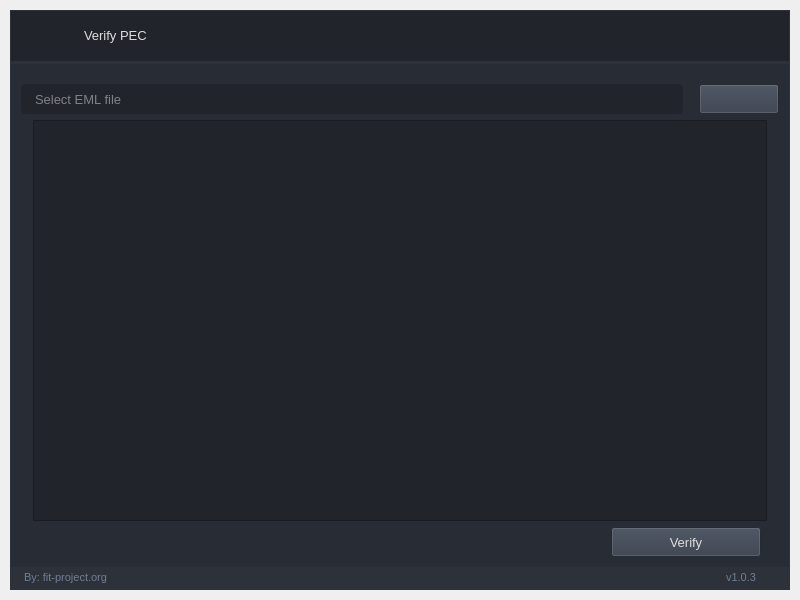
<?xml version="1.0" encoding="UTF-8"?>
<ui version="4.0">
 <author>Fabio Zito</author>
 <class>fit_verify_pec</class>
 <widget class="QMainWindow" name="fit_verify_pec">
  <property name="geometry">
   <rect>
    <x>0</x>
    <y>0</y>
    <width>800</width>
    <height>600</height>
   </rect>
  </property>
  <property name="minimumSize">
   <size>
    <width>800</width>
    <height>600</height>
   </size>
  </property>
  <property name="windowTitle">
   <string>FIT Verify PEC</string>
  </property>
  <widget class="QWidget" name="styleSheet">
   <property name="styleSheet">
    <string notr="true">

QWidget{
	color: rgb(221, 221, 221);
	font: 13px;
}

/* Tooltip */
QToolTip {
	color: #e06133;
	background-color: rgba(33, 37, 43, 180);
	border: 1px solid rgb(44, 49, 58);
	background-image: none;
	background-position: left center;
    background-repeat: no-repeat;
	border: none;
	border-left: 2px solid rgb(224, 97, 51);
	text-align: left;
	padding-left: 8px;
	margin: 0px;
}

/* Bg App*/
#bg_app {	
	background-color: rgb(40, 44, 52);
	border: 1px solid rgb(44, 49, 58);
}

/* Title Menu */
#title_right_info { font: 13px; }
#title_right_info { padding-left: 10px; }

/* Content App */
#content_top_bg{	
	background-color: rgb(33, 37, 43);
}
#content_bottom{
	border-top: 3px solid rgb(44, 49, 58);
}

/* Top Buttons */
#right_buttons_container .QPushButton { background-color: rgba(255, 255, 255, 0); border: none;  border-radius: 5px; }
#right_buttons_container .QPushButton:hover { background-color: rgb(44, 49, 57); border-style: solid; border-radius: 4px; }
#right_buttons_container .QPushButton:pressed { background-color: rgb(23, 26, 30); border-style: solid; border-radius: 4px; }


/* Bottom Bar */
#bottom_bar { background-color: rgb(44, 49, 58); }
#bottom_bar QLabel { font-size: 11px; color: rgb(113, 126, 149); padding-left: 10px; padding-right: 10px; padding-bottom: 2px; }


#content .QLabel:disabled {color: rgba(255, 255, 255, 10%) }
#content .QDateEdit:disabled {color: rgba(255, 255, 255, 10%) }
#content .QLineEdit:disabled {color: rgba(255, 255, 255, 10%) }

#content .QPushButton:disabled {background-color: rgb(52, 59, 72); color: rgba(255, 255, 255, 10%) }
#content .QPushButton:hover { background-color: rgb(44, 49, 57);}
#content .QPushButton:pressed { background-color: rgb(44, 49, 57);}
#content .QPushButton {background-color: rgb(52, 59, 72); }

#content .QDateEdit {
	border-radius: 5px;
	border: 2px solid rgb(33, 37, 43);
	padding-left: 10px;
}

#content .QDateEdit:hover {
	border: 2px solid rgb(64, 71, 88);
}
#content .QDateEdit:focus {
	border: 2px solid rgb(91, 101, 124);
}

#content .QDateEdit::up-button, QDateEdit::down-button {
    border: none;
    padding-right: 5px;
}

QDateEdit::up-button {
    subcontrol-position: top right;
}

QDateEdit::down-button {
    subcontrol-position: bottom right;
}

/* now, the magic begins */

#content .QDateEdit::up-arrow, QDateEdit::down-arrow {
    /* a default color for the &quot;border&quot; (aka, the arrow) */
    border: 5px solid white;

    /* right and left borders will be transparent */
    border-left-color: rgba(255, 255, 255, 0);
    border-right-color: rgba(255, 255, 255, 0);

    /* basic &quot;null&quot; size as above */
    width: 0;
    height: 0;
}

/* set up the up arrow states */

#content .QDateEdit::up-arrow {
    /*
        we want to show the &quot;down border&quot; alone, so we make the 
        opposite one (the top) invisible and **empty**
    */
    border-top: none;
}

#content .QDateEdit::up-arrow:hover {
    border-bottom-color: rgb(57, 65, 80);
}

#content .QDateEdit::up-arrow:pressed {
    border-bottom-color: white;
}

#content .QDateEdit::up-arrow:disabled, QDateEdit::up-arrow:off {
    /*
        use the &quot;mid&quot; color role as a disabled/invalid arrow
        state; since this rule is stated *after*, it will take
        precedence in case it matches;
    */
    border-bottom-color: rgb(52, 59, 72);
}

/*
    set up the down arrow states, similarly to the above, but
    using the opposite border when relevant.
*/

#content .QDateEdit::down-arrow {
    border-bottom: none;
}

#content .QDateEdit::down-arrow:hover {
    border-bottom-color: rgb(57, 65, 80);
}

#content .QDateEdit::down-arrow:pressed {
    border-top-color: white;
}

#content .QDateEdit::down-arrow:disabled, QDateEdit::down-arrow:off {
    border-top-color: rgb(52, 59, 72);
}

/* LineEdit */
QLineEdit {
	background-color: rgb(33, 37, 43);
	border-radius: 5px;
	border: 2px solid rgb(33, 37, 43);
	padding-left: 10px;
	selection-color: rgb(255, 255, 255);
	selection-background-color: rgb(255, 121, 198);
}
QLineEdit:hover {
	border: 2px solid rgb(64, 71, 88);
}
QLineEdit:focus {
	border: 2px solid rgb(91, 101, 124);
}

/* QDateEdit */
QDateEdit {
	background-color: rgb(33, 37, 43);
	border-radius: 5px;
	border: 2px solid rgb(33, 37, 43);
	padding-left: 10px;
}

/* ScrollBars */
QScrollBar:horizontal {
    border: none;
    background: rgb(52, 59, 72);
    height: 8px;
    margin: 0px 21px 0 21px;
	border-radius: 0px;
}
QScrollBar::handle:horizontal {
    background: rgb(52, 59, 72);
    min-width: 25px;
	border-radius: 4px
}
QScrollBar::add-line:horizontal {
    border: none;
    background: rgb(55, 63, 77);
    width: 20px;
	border-top-right-radius: 4px;
    border-bottom-right-radius: 4px;
    subcontrol-position: right;
    subcontrol-origin: margin;
}
QScrollBar::sub-line:horizontal {
    border: none;
    background: rgb(55, 63, 77);
    width: 20px;
	border-top-left-radius: 4px;
    border-bottom-left-radius: 4px;
    subcontrol-position: left;
    subcontrol-origin: margin;
}
QScrollBar::up-arrow:horizontal, QScrollBar::down-arrow:horizontal{
     background: none;
}
QScrollBar::add-page:horizontal, QScrollBar::sub-page:horizontal{
     background: none;
}
 QScrollBar:vertical {
	border: none;
    background: rgb(52, 59, 72);
    width: 8px;
    margin: 21px 0 21px 0;
	border-radius: 0px;
 }
 QScrollBar::handle:vertical {	
	background: rgb(52, 59, 72);
    min-height: 25px;
	border-radius: 4px
 }
 QScrollBar::add-line:vertical {
     border: none;
    background: rgb(55, 63, 77);
     height: 20px;
	border-bottom-left-radius: 4px;
    border-bottom-right-radius: 4px;
     subcontrol-position: bottom;
     subcontrol-origin: margin;
 }
 QScrollBar::sub-line:vertical {
	border: none;
    background: rgb(55, 63, 77);
     height: 20px;
	border-top-left-radius: 4px;
    border-top-right-radius: 4px;
     subcontrol-position: top;
     subcontrol-origin: margin;
 }
 QScrollBar::up-arrow:vertical, QScrollBar::down-arrow:vertical {
     background: none;
 }

 QScrollBar::add-page:vertical, QScrollBar::sub-page:vertical {
     background: none;
 }


QTreeView::indicator {
    border: 3px solid rgb(52, 59, 72);
	width: 15px;
	height: 15px;
	border-radius: 10px;
    background: rgb(44, 49, 60);
    margin:5px 3px 5px 3px;
}
QTreeView::indicator:hover {
    border: 3px solid rgb(58, 66, 81);
}
QTreeView::indicator:checked {
    background: 3px solid rgb(52, 59, 72);
	border: 3px solid rgb(52, 59, 72);	
	background-image: url(:/icons/cil-check-alt.png);
}

QTreeView::item{
    padding-bottom: 2px;
}


/* CheckBox */
QCheckBox::indicator {
    border: 3px solid rgb(52, 59, 72);
	width: 15px;
	height: 15px;
	border-radius: 10px;
    background: rgb(44, 49, 60);
    margin:0px 3px 0px 3px;
}
QCheckBox::indicator:hover {
    border: 3px solid rgb(58, 66, 81);
}
QCheckBox::indicator:checked {
    background: 3px solid rgb(52, 59, 72);
	border: 3px solid rgb(52, 59, 72);	
	background-image: url(:/icons/cil-check-alt.png);
}

QCheckBox::disabled {color: rgba(255, 255, 255, 10%) }

/* ComboBox */
QComboBox{
	background-color: rgb(33, 37, 43);
	border-radius: 5px;
	border: 2px solid rgb(33, 37, 43);
    padding-bottom: 5px;
    padding-top: 5px;
    padding-left: 10px;

}
QComboBox:hover{
	border: 2px solid rgb(64, 71, 88);
}
QComboBox::drop-down {
	subcontrol-origin: padding;
	subcontrol-position: top right;
	width: 25px; 
	border-left-width: 3px;
	border-left-color: rgba(39, 44, 54, 150);
	border-left-style: solid;
	border-top-right-radius: 3px;
	border-bottom-right-radius: 3px;	
	background-image: url(:/icons/cil-arrow-bottom.png);
	background-position: center;
	background-repeat: no-reperat;
 }

QComboBox:!editable{
    selection-background-color: rgb(33, 37, 43);
}

QComboBox QAbstractItemView {
    border: none;
	background-color: rgb(0, 0, 0);
     padding:10px;
	selection-background-color: rgb(33, 37, 43);
}

/* RadioButton */
QRadioButton::indicator {
    border: 3px solid rgb(52, 59, 72);
	width: 15px;
	height: 15px;
	border-radius: 10px;
    background: rgb(44, 49, 60);
}
QRadioButton::indicator:hover {
    border: 3px solid rgb(58, 66, 81);
}
QRadioButton::indicator:checked {
    background: 3px solid rgb(94, 106, 130);
	border: 3px solid rgb(52, 59, 72);	
}

/* ComboBox */
QComboBox{
	background-color: rgb(33, 37, 43);
	border-radius: 5px;
	border: 2px solid rgb(33, 37, 43);
    padding-bottom: 5px;
    padding-top: 5px;
    padding-left: 10px;

}
QComboBox:hover{
	border: 2px solid rgb(64, 71, 88);
}
QComboBox::drop-down {
	subcontrol-origin: padding;
	subcontrol-position: top right;
	width: 25px; 
	border-left-width: 3px;
	border-left-color: rgba(39, 44, 54, 150);
	border-left-style: solid;
	border-top-right-radius: 3px;
	border-bottom-right-radius: 3px;	
	background-image: url(:/icons/cil-arrow-bottom.png);
	background-position: center;
	background-repeat: no-reperat;
 }

QComboBox:!editable{
    selection-background-color: rgb(33, 37, 43);
}

QComboBox QAbstractItemView {
    border: none;
	background-color: rgb(0, 0, 0);
     padding:10px;
	selection-background-color: rgb(33, 37, 43);
}
</string>
   </property>
   <layout class="QVBoxLayout" name="appMargins">
    <property name="spacing">
     <number>0</number>
    </property>
    <property name="leftMargin">
     <number>10</number>
    </property>
    <property name="topMargin">
     <number>10</number>
    </property>
    <property name="rightMargin">
     <number>10</number>
    </property>
    <property name="bottomMargin">
     <number>10</number>
    </property>
    <item>
     <widget class="QFrame" name="bg_app">
      <property name="styleSheet">
       <string notr="true"/>
      </property>
      <property name="frameShape">
       <enum>QFrame::NoFrame</enum>
      </property>
      <property name="frameShadow">
       <enum>QFrame::Raised</enum>
      </property>
      <layout class="QHBoxLayout" name="appLayout">
       <property name="spacing">
        <number>0</number>
       </property>
       <property name="leftMargin">
        <number>0</number>
       </property>
       <property name="topMargin">
        <number>0</number>
       </property>
       <property name="rightMargin">
        <number>0</number>
       </property>
       <property name="bottomMargin">
        <number>0</number>
       </property>
       <item>
        <widget class="QFrame" name="content_box">
         <property name="frameShape">
          <enum>QFrame::NoFrame</enum>
         </property>
         <property name="frameShadow">
          <enum>QFrame::Raised</enum>
         </property>
         <layout class="QVBoxLayout" name="verticalLayout_2">
          <property name="spacing">
           <number>0</number>
          </property>
          <property name="leftMargin">
           <number>0</number>
          </property>
          <property name="topMargin">
           <number>0</number>
          </property>
          <property name="rightMargin">
           <number>0</number>
          </property>
          <property name="bottomMargin">
           <number>0</number>
          </property>
          <item>
           <widget class="QFrame" name="content_top_bg">
            <property name="minimumSize">
             <size>
              <width>0</width>
              <height>50</height>
             </size>
            </property>
            <property name="maximumSize">
             <size>
              <width>16777215</width>
              <height>50</height>
             </size>
            </property>
            <property name="frameShape">
             <enum>QFrame::NoFrame</enum>
            </property>
            <property name="frameShadow">
             <enum>QFrame::Raised</enum>
            </property>
            <layout class="QHBoxLayout" name="horizontalLayout">
             <property name="spacing">
              <number>0</number>
             </property>
             <property name="leftMargin">
              <number>0</number>
             </property>
             <property name="topMargin">
              <number>0</number>
             </property>
             <property name="rightMargin">
              <number>10</number>
             </property>
             <property name="bottomMargin">
              <number>0</number>
             </property>
             <item>
              <widget class="QFrame" name="left_box">
               <property name="sizePolicy">
                <sizepolicy hsizetype="Expanding" vsizetype="Preferred">
                 <horstretch>0</horstretch>
                 <verstretch>0</verstretch>
                </sizepolicy>
               </property>
               <property name="frameShape">
                <enum>QFrame::NoFrame</enum>
               </property>
               <property name="frameShadow">
                <enum>QFrame::Raised</enum>
               </property>
               <layout class="QHBoxLayout" name="horizontalLayout_3">
                <property name="spacing">
                 <number>0</number>
                </property>
                <property name="leftMargin">
                 <number>0</number>
                </property>
                <property name="topMargin">
                 <number>0</number>
                </property>
                <property name="rightMargin">
                 <number>0</number>
                </property>
                <property name="bottomMargin">
                 <number>0</number>
                </property>
                <item>
                 <widget class="QFrame" name="logo_container">
                  <property name="minimumSize">
                   <size>
                    <width>60</width>
                    <height>0</height>
                   </size>
                  </property>
                  <property name="maximumSize">
                   <size>
                    <width>60</width>
                    <height>16777215</height>
                   </size>
                  </property>
                  <layout class="QHBoxLayout" name="horizontalLayout_8">
                   <property name="leftMargin">
                    <number>0</number>
                   </property>
                   <property name="topMargin">
                    <number>0</number>
                   </property>
                   <property name="rightMargin">
                    <number>0</number>
                   </property>
                   <property name="bottomMargin">
                    <number>0</number>
                   </property>
                   <item>
                    <widget class="QLabel" name="top_logo">
                     <property name="minimumSize">
                      <size>
                       <width>42</width>
                       <height>42</height>
                      </size>
                     </property>
                     <property name="maximumSize">
                      <size>
                       <width>42</width>
                       <height>42</height>
                      </size>
                     </property>
                     <property name="text">
                      <string/>
                     </property>
                     <property name="pixmap">
                      <pixmap resource="resources.qrc">:/images/images/logo-42x42.png</pixmap>
                     </property>
                    </widget>
                   </item>
                  </layout>
                 </widget>
                </item>
                <item>
                 <widget class="QLabel" name="title_right_info">
                  <property name="sizePolicy">
                   <sizepolicy hsizetype="Preferred" vsizetype="Expanding">
                    <horstretch>0</horstretch>
                    <verstretch>0</verstretch>
                   </sizepolicy>
                  </property>
                  <property name="maximumSize">
                   <size>
                    <width>16777215</width>
                    <height>45</height>
                   </size>
                  </property>
                  <property name="text">
                   <string>Verify PEC</string>
                  </property>
                  <property name="alignment">
                   <set>Qt::AlignLeading|Qt::AlignLeft|Qt::AlignVCenter</set>
                  </property>
                 </widget>
                </item>
               </layout>
              </widget>
             </item>
             <item alignment="Qt::AlignRight">
              <widget class="QFrame" name="right_buttons_container">
               <property name="minimumSize">
                <size>
                 <width>0</width>
                 <height>28</height>
                </size>
               </property>
               <property name="styleSheet">
                <string notr="true">font-size:18px;</string>
               </property>
               <property name="frameShape">
                <enum>QFrame::NoFrame</enum>
               </property>
               <property name="frameShadow">
                <enum>QFrame::Raised</enum>
               </property>
               <layout class="QHBoxLayout" name="horizontalLayout_2">
                <property name="spacing">
                 <number>5</number>
                </property>
                <property name="leftMargin">
                 <number>0</number>
                </property>
                <property name="topMargin">
                 <number>0</number>
                </property>
                <property name="rightMargin">
                 <number>0</number>
                </property>
                <property name="bottomMargin">
                 <number>0</number>
                </property>
                <item>
                 <widget class="QPushButton" name="minimize_button">
                  <property name="minimumSize">
                   <size>
                    <width>28</width>
                    <height>28</height>
                   </size>
                  </property>
                  <property name="maximumSize">
                   <size>
                    <width>28</width>
                    <height>28</height>
                   </size>
                  </property>
                  <property name="cursor">
                   <cursorShape>PointingHandCursor</cursorShape>
                  </property>
                  <property name="toolTip">
                   <string/>
                  </property>
                  <property name="text">
                   <string/>
                  </property>
                  <property name="icon">
                   <iconset resource="resources.qrc">
                    <normaloff>:/icons/icons/icon_minimize-disabled.png</normaloff>:/icons/icons/icon_minimize-disabled.png</iconset>
                  </property>
                  <property name="iconSize">
                   <size>
                    <width>20</width>
                    <height>20</height>
                   </size>
                  </property>
                 </widget>
                </item>
                <item>
                 <widget class="QPushButton" name="close_button">
                  <property name="minimumSize">
                   <size>
                    <width>28</width>
                    <height>28</height>
                   </size>
                  </property>
                  <property name="maximumSize">
                   <size>
                    <width>28</width>
                    <height>28</height>
                   </size>
                  </property>
                  <property name="cursor">
                   <cursorShape>PointingHandCursor</cursorShape>
                  </property>
                  <property name="toolTip">
                   <string/>
                  </property>
                  <property name="text">
                   <string/>
                  </property>
                  <property name="icon">
                   <iconset resource="resources.qrc">
                    <normaloff>:/icons/icons/icon_close-disabled.png</normaloff>:/icons/icons/icon_close-disabled.png</iconset>
                  </property>
                  <property name="iconSize">
                   <size>
                    <width>20</width>
                    <height>20</height>
                   </size>
                  </property>
                 </widget>
                </item>
               </layout>
              </widget>
             </item>
            </layout>
           </widget>
          </item>
          <item>
           <widget class="QFrame" name="content_bottom">
            <property name="frameShape">
             <enum>QFrame::NoFrame</enum>
            </property>
            <property name="frameShadow">
             <enum>QFrame::Raised</enum>
            </property>
            <layout class="QVBoxLayout" name="verticalLayout_6">
             <property name="spacing">
              <number>0</number>
             </property>
             <property name="leftMargin">
              <number>0</number>
             </property>
             <property name="topMargin">
              <number>0</number>
             </property>
             <property name="rightMargin">
              <number>0</number>
             </property>
             <property name="bottomMargin">
              <number>0</number>
             </property>
             <item>
              <widget class="QFrame" name="content">
               <property name="frameShape">
                <enum>QFrame::NoFrame</enum>
               </property>
               <property name="frameShadow">
                <enum>QFrame::Raised</enum>
               </property>
               <layout class="QHBoxLayout" name="horizontalLayout_4">
                <property name="spacing">
                 <number>0</number>
                </property>
                <property name="leftMargin">
                 <number>10</number>
                </property>
                <property name="topMargin">
                 <number>10</number>
                </property>
                <property name="rightMargin">
                 <number>10</number>
                </property>
                <property name="bottomMargin">
                 <number>10</number>
                </property>
                <item>
                 <widget class="QFrame" name="wrapper">
                  <property name="enabled">
                   <bool>true</bool>
                  </property>
                  <property name="styleSheet">
                   <string notr="true">QDateEdit::up-arraow{
color:red !important;
}</string>
                  </property>
                  <property name="frameShape">
                   <enum>QFrame::NoFrame</enum>
                  </property>
                  <layout class="QVBoxLayout" name="topFrameRight">
                   <property name="leftMargin">
                    <number>0</number>
                   </property>
                   <property name="topMargin">
                    <number>0</number>
                   </property>
                   <property name="rightMargin">
                    <number>0</number>
                   </property>
                   <property name="bottomMargin">
                    <number>0</number>
                   </property>
                   <item>
                    <widget class="QFrame" name="eml_folder_layout">
                     <property name="minimumSize">
                      <size>
                       <width>0</width>
                       <height>0</height>
                      </size>
                     </property>
                     <property name="maximumSize">
                      <size>
                       <width>16777215</width>
                       <height>16777215</height>
                      </size>
                     </property>
                     <property name="frameShape">
                      <enum>QFrame::NoFrame</enum>
                     </property>
                     <property name="frameShadow">
                      <enum>QFrame::Raised</enum>
                     </property>
                     <layout class="QHBoxLayout" name="logo_layout">
                      <property name="sizeConstraint">
                       <enum>QLayout::SetDefaultConstraint</enum>
                      </property>
                      <property name="leftMargin">
                       <number>0</number>
                      </property>
                      <property name="topMargin">
                       <number>10</number>
                      </property>
                      <property name="rightMargin">
                       <number>0</number>
                      </property>
                      <property name="bottomMargin">
                       <number>0</number>
                      </property>
                      <item>
                       <widget class="QLineEdit" name="eml_folder_input">
                        <property name="minimumSize">
                         <size>
                          <width>0</width>
                          <height>30</height>
                         </size>
                        </property>
                        <property name="maximumSize">
                         <size>
                          <width>16777215</width>
                          <height>16777215</height>
                         </size>
                        </property>
                        <property name="styleSheet">
                         <string notr="true">background-color: rgb(33, 37, 43);</string>
                        </property>
                        <property name="text">
                         <string/>
                        </property>
                        <property name="placeholderText">
                         <string>Select EML file</string>
                        </property>
                       </widget>
                      </item>
                      <item>
                       <spacer name="eml_folder_horizontal_spacer">
                        <property name="orientation">
                         <enum>Qt::Horizontal</enum>
                        </property>
                        <property name="sizeType">
                         <enum>QSizePolicy::Minimum</enum>
                        </property>
                        <property name="sizeHint" stdset="0">
                         <size>
                          <width>10</width>
                          <height>20</height>
                         </size>
                        </property>
                       </spacer>
                      </item>
                      <item>
                       <widget class="QPushButton" name="eml_folder_button">
                        <property name="minimumSize">
                         <size>
                          <width>80</width>
                          <height>30</height>
                         </size>
                        </property>
                        <property name="maximumSize">
                         <size>
                          <width>16777215</width>
                          <height>16777215</height>
                         </size>
                        </property>
                        <property name="cursor">
                         <cursorShape>PointingHandCursor</cursorShape>
                        </property>
                        <property name="styleSheet">
                         <string notr="true">background-color: rgb(52, 59, 72);</string>
                        </property>
                        <property name="text">
                         <string/>
                        </property>
                        <property name="icon">
                         <iconset resource="resources.qrc">
                          <normaloff>:/icons/icons/cil-folder-open.png</normaloff>:/icons/icons/cil-folder-open.png</iconset>
                        </property>
                       </widget>
                      </item>
                     </layout>
                    </widget>
                   </item>
                   <item>
                    <layout class="QVBoxLayout" name="verification_status_list_layout">
                     <property name="spacing">
                      <number>0</number>
                     </property>
                     <property name="leftMargin">
                      <number>12</number>
                     </property>
                     <property name="rightMargin">
                      <number>12</number>
                     </property>
                     <property name="bottomMargin">
                      <number>0</number>
                     </property>
                     <item>
                      <widget class="QListWidget" name="verification_status_list">
                       <property name="enabled">
                        <bool>true</bool>
                       </property>
                       <property name="styleSheet">
                        <string notr="true">QListWidget {
background-color: rgb(33, 37, 43);
font: italic 13pt &quot;Courier New&quot;;
}

QListWidget::disabled {
background-color: rgba(33, 37, 43, 50%);
color: rgba(255, 255, 255, 10%);
}

QScrollBar:horizontal {
    border: none;
    background: rgb(52, 59, 72);
    height: 8px;
    margin: 0px 21px 0 21px;
	border-radius: 0px;
}
QScrollBar::handle:horizontal {
    background: rgba(255, 255, 255, 30%);
    min-width: 25px;
	border-radius: 4px
}

QScrollBar::handle:horizontal:disabled {
    background: rgba(255, 255, 255, 5%);
    min-width: 25px;
	border-radius: 4px
}
QScrollBar::add-line:horizontal {
    border: none;
    background: rgb(55, 63, 77);
    width: 20px;
	border-top-right-radius: 4px;
    border-bottom-right-radius: 4px;
    subcontrol-position: right;
    subcontrol-origin: margin;
}
QScrollBar::sub-line:horizontal {
    border: none;
    background: rgb(55, 63, 77);
    width: 20px;
	border-top-left-radius: 4px;
    border-bottom-left-radius: 4px;
    subcontrol-position: left;
    subcontrol-origin: margin;
}
QScrollBar::up-arrow:horizontal, QScrollBar::down-arrow:horizontal
{
     background: none;
}
QScrollBar::add-page:horizontal, QScrollBar::sub-page:horizontal
{
     background: none;
}
 QScrollBar:vertical {
	border: none;
    background: rgb(52, 59, 72);
    width: 8px;
    margin: 21px 0 21px 0;
	border-radius: 0px;
 }
 QScrollBar::handle:vertical {	
	background: rgba(255, 255, 255, 30%);
    min-height: 25px;
	border-radius: 4px
 }
 QScrollBar::handle:vertical:disabled  {	
	background: rgba(255, 255, 255, 5%);
    min-height: 25px;
	border-radius: 4px
 }
 QScrollBar::add-line:vertical {
     border: none;
    background: rgb(55, 63, 77);
     height: 20px;
	border-bottom-left-radius: 4px;
    border-bottom-right-radius: 4px;
     subcontrol-position: bottom;
     subcontrol-origin: margin;
 }
 QScrollBar::sub-line:vertical {
	border: none;
    background: rgb(55, 63, 77);
     height: 20px;
	border-top-left-radius: 4px;
    border-top-right-radius: 4px;
     subcontrol-position: top;
     subcontrol-origin: margin;
 }
 QScrollBar::up-arrow:vertical, QScrollBar::down-arrow:vertical {
     background: none;
 }

 QScrollBar::add-page:vertical, QScrollBar::sub-page:vertical {
     background: none;
 }</string>
                       </property>
                       <property name="modelColumn">
                        <number>0</number>
                       </property>
                      </widget>
                     </item>
                    </layout>
                   </item>
                   <item>
                    <layout class="QHBoxLayout" name="verification_button_layout">
                     <property name="spacing">
                      <number>0</number>
                     </property>
                     <property name="leftMargin">
                      <number>12</number>
                     </property>
                     <property name="rightMargin">
                      <number>18</number>
                     </property>
                     <property name="bottomMargin">
                      <number>0</number>
                     </property>
                     <item>
                      <spacer name="verification_button_spacer">
                       <property name="orientation">
                        <enum>Qt::Horizontal</enum>
                       </property>
                       <property name="sizeType">
                        <enum>QSizePolicy::Expanding</enum>
                       </property>
                       <property name="sizeHint" stdset="0">
                        <size>
                         <width>40</width>
                         <height>20</height>
                        </size>
                       </property>
                      </spacer>
                     </item>
                     <item>
                      <widget class="QPushButton" name="verification_button">
                       <property name="enabled">
                        <bool>true</bool>
                       </property>
                       <property name="minimumSize">
                        <size>
                         <width>150</width>
                         <height>30</height>
                        </size>
                       </property>
                       <property name="maximumSize">
                        <size>
                         <width>16777215</width>
                         <height>16777215</height>
                        </size>
                       </property>
                       <property name="cursor">
                        <cursorShape>PointingHandCursor</cursorShape>
                       </property>
                       <property name="layoutDirection">
                        <enum>Qt::LeftToRight</enum>
                       </property>
                       <property name="text">
                        <string>Verify</string>
                       </property>
                       <property name="iconSize">
                        <size>
                         <width>0</width>
                         <height>0</height>
                        </size>
                       </property>
                      </widget>
                     </item>
                    </layout>
                   </item>
                  </layout>
                 </widget>
                </item>
               </layout>
              </widget>
             </item>
             <item>
              <widget class="QFrame" name="bottom_bar">
               <property name="minimumSize">
                <size>
                 <width>0</width>
                 <height>22</height>
                </size>
               </property>
               <property name="maximumSize">
                <size>
                 <width>16777215</width>
                 <height>22</height>
                </size>
               </property>
               <property name="frameShape">
                <enum>QFrame::NoFrame</enum>
               </property>
               <property name="frameShadow">
                <enum>QFrame::Raised</enum>
               </property>
               <layout class="QHBoxLayout" name="horizontalLayout_5">
                <property name="spacing">
                 <number>0</number>
                </property>
                <property name="leftMargin">
                 <number>0</number>
                </property>
                <property name="topMargin">
                 <number>0</number>
                </property>
                <property name="rightMargin">
                 <number>0</number>
                </property>
                <property name="bottomMargin">
                 <number>0</number>
                </property>
                <item>
                 <widget class="QLabel" name="credits_label">
                  <property name="maximumSize">
                   <size>
                    <width>120</width>
                    <height>16</height>
                   </size>
                  </property>
                  <property name="text">
                   <string>By: fit-project.org</string>
                  </property>
                  <property name="alignment">
                   <set>Qt::AlignLeading|Qt::AlignLeft|Qt::AlignVCenter</set>
                  </property>
                 </widget>
                </item>
                <item>
                 <spacer name="bottom_bar_left_spacer">
                  <property name="orientation">
                   <enum>Qt::Horizontal</enum>
                  </property>
                  <property name="sizeType">
                   <enum>QSizePolicy::Expanding</enum>
                  </property>
                  <property name="sizeHint" stdset="0">
                   <size>
                    <width>20</width>
                    <height>20</height>
                   </size>
                  </property>
                 </spacer>
                </item>
                <item>
                 <widget class="QLabel" name="version">
                  <property name="maximumSize">
                   <size>
                    <width>120</width>
                    <height>16777215</height>
                   </size>
                  </property>
                  <property name="text">
                   <string>v1.0.3</string>
                  </property>
                  <property name="alignment">
                   <set>Qt::AlignRight|Qt::AlignTrailing|Qt::AlignVCenter</set>
                  </property>
                 </widget>
                </item>
                <item>
                 <widget class="QFrame" name="frame_size_grip">
                  <property name="minimumSize">
                   <size>
                    <width>20</width>
                    <height>0</height>
                   </size>
                  </property>
                  <property name="maximumSize">
                   <size>
                    <width>20</width>
                    <height>16777215</height>
                   </size>
                  </property>
                  <property name="frameShape">
                   <enum>QFrame::NoFrame</enum>
                  </property>
                  <property name="frameShadow">
                   <enum>QFrame::Raised</enum>
                  </property>
                 </widget>
                </item>
               </layout>
              </widget>
             </item>
            </layout>
           </widget>
          </item>
         </layout>
        </widget>
       </item>
      </layout>
     </widget>
    </item>
   </layout>
  </widget>
 </widget>
 <resources>
  <include location="resources.qrc"/>
  <include location="resources.qrc"/>
 </resources>
 <connections/>
</ui>
